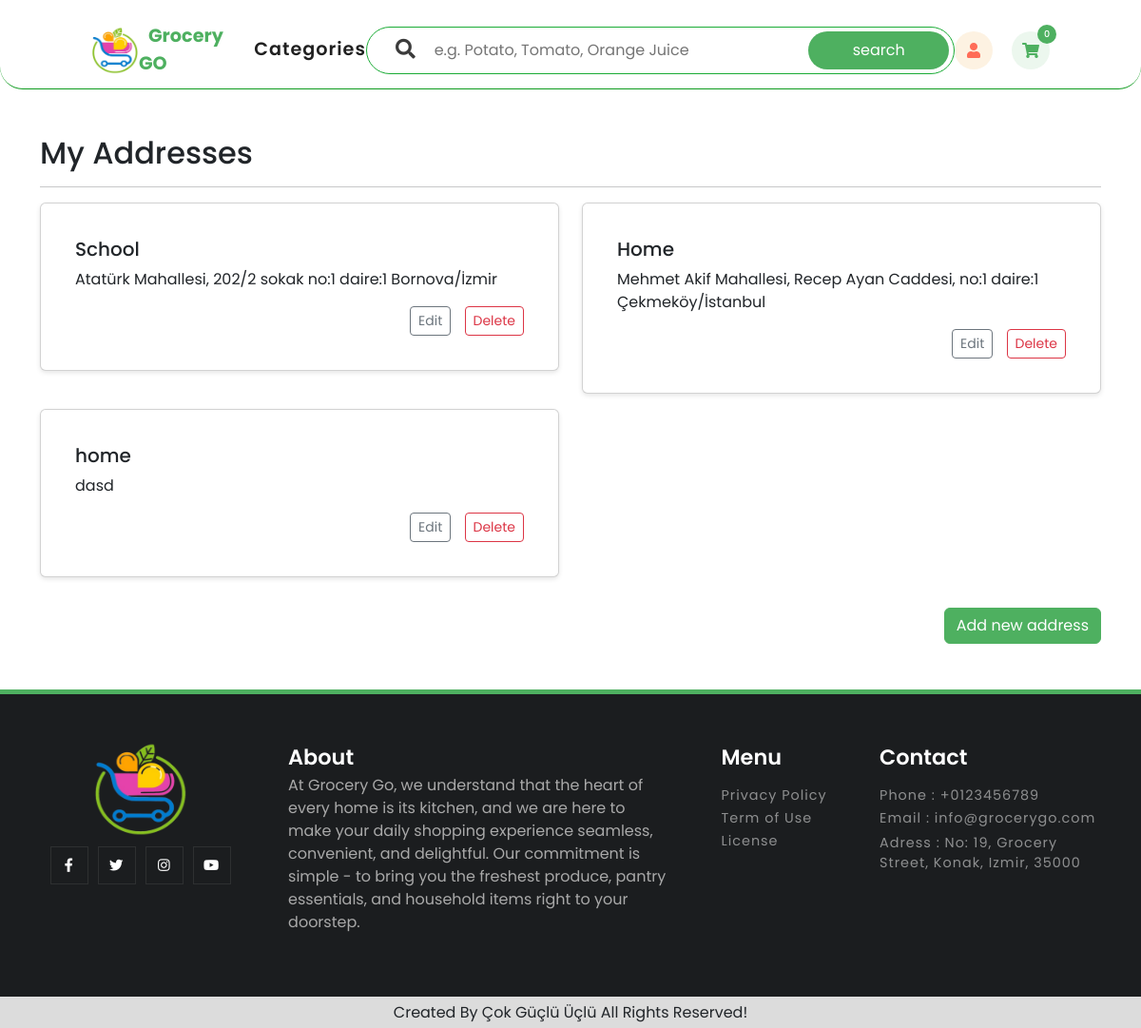
The page /user/my-addresses/ (signed in) on the database its author committed.
### user/models.py (models this page shows, shortened)
class Adress(models.Model):
    customer = models.ForeignKey(Customer, on_delete=models.CASCADE)
    title = models.CharField(max_length=20, null=False)
    full_adress = models.CharField(max_length=200)
    class Meta:
        unique_together = ('customer', 'title')

### user/views.py (the view)
# urls.py: path('my-addresses/',views.user_address,name='address'),
def user_address(request):
    context = {'form_errors': False}
    form = AddressForm()
    addresses = Adress.objects.filter(customer=request.user.customer)
    context['addresses'] = addresses
    if request.method == 'POST':
        print(request.POST)
        address_id = request.POST.get('address_id')
        if 'add_address' in request.POST:
            form = AddressForm(request.POST)
            isExists = Adress.objects.filter(title=request.POST.get('title'), customer=request.user.customer).exists()
            if isExists:
                messages.error(request, "Address could not be added! Try another title.")
                return redirect('user:address')
            elif form.is_valid():
                address = form.save(commit=False)
                address.customer = request.user.customer
                address.save()
                messages.success(request, "Address has been added successfully!")
                return redirect('user:address')
            else:
                messages.error(request, "Invalid Form.")
                return redirect('user:address')
        elif 'edit_address' in request.POST:
            address = get_object_or_404(Adress, pk=address_id, customer=request.user.customer)
            form = AddressForm(request.POST, instance=address)
            if form.is_valid():
                form.save()
                messages.add_message(request,messages.SUCCESS,"Address has been updated successfully!")
                return redirect('user:address')
            else:
                context['form_errors'] = True
                context['edit_address_id'] = address_id
        elif 'delete_address' in request.POST and address_id:
            address = get_object_or_404(Adress, pk=address_id, customer=request.user.customer)
            if address.customer != request.user.customer:
                return HttpResponseForbidden()
            address.delete()
            messages.add_message(request,messages.SUCCESS,"Address has been deleted successfully!")
            return redirect('user:address')
    else:
        form = AddressForm()
    context['form'] = form
    return render(request, 'user/address.html', context)

### user/forms.py
class AddressForm(forms.ModelForm):
    class Meta:
        model = Adress
        fields = ['title', 'full_adress']
        widgets = {
            'title': forms.TextInput(attrs={'class': 'form-control', 'placeholder': 'Title'}),
            'full_adress': forms.Textarea(attrs={'class': 'form-control', 'placeholder': 'Full Address'}),
        }

### user/templates/user/address.html (shortened to what this page needs)
{% extends 'layout.html' %}
{% load static %}
{% block additionalStyles %}
<link rel="stylesheet" href="{% static 'css/address.css' %}">
{% endblock %}
{% block content %}
<div class="container my-5">
    <h2>My Addresses</h2>
    <hr>
    <div class="row">
        {% for address in addresses %}
            <div class="col-md-6">
                <div class="card address-card mb-3">
                    <div class="card-body">
                        <h5 class="card-title">{{ address.title }}</h5>
                        <p class="card-text">{{ address.full_adress }}</p>
                        <div class="address-actions">
                            <a href="#" class="btn btn-outline-secondary btn-sm edit-link" data-id="{{ address.id }}" data-title="{{ address.title }}" data-full_address="{{ address.full_adress }}">Edit</a>
                            <form method="post" action="{% url 'user:address' %}" style="display: inline;">
                                <button class="btn btn-outline-danger btn-sm" type="submit" name="delete_address">Delete</button>
                            </form>
                        </div>
                    </div>
                </div>
            </div>
        {% endfor %}
    </div>
    <div class="new-address mt-3">
        <button class="btn btn-primary" data-toggle="modal" data-target="#addressModal">Add new address</button>
    </div>
</div>
{% endblock %}

### static/css/layout.css (style rules this page uses)
* { font-family: poppins; margin: 0px; padding: 0px; box-sizing: border-box; scroll-behavior: smooth; }
a { text-decoration: none!important; }
body { margin: 0px; margin-top: 0px; padding: 0px; font-family: poppins; }

### user/static/css/address.css (style rules this page uses)
.address-card { flex: 1; border: 1px solid #ddd; border-radius: 8px; padding: 20px; box-shadow: 0 2px 5px rgba(0, 0, 0, 0.1); }
.address-card .address-actions { margin-top: 10px; text-align: right; }
.address-card .btn { margin-left: 10px; }
.new-address { margin-top: 30px; text-align: right; }

### rows shown on the page
Adress: title "School", full_adress "Atatürk Mahallesi, 202/2 sokak no:1 daire:1 Bornova/İzmir"
Adress: title "Home", full_adress "Mehmet Akif Mahallesi, Recep Ayan Caddesi, no:1 daire:1 Çekmeköy/İstanbul"
Adress: title "home", full_adress "dasd"
